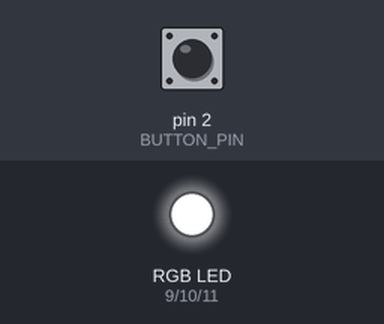
The sketch below on a simulated Arduino Nano, built with avr-gcc and run on an emulated ATmega328P. Parts: an RGB LED mixed from three pins (HIGH = lit). The inputs (shaded band) are chosen by the test bench; at power-on: pin 2 (BUTTON_PIN) HIGH.

Above: at 1.2 s.
1.3 s: pin 2 (BUTTON_PIN) pulled LOW for 0.15 s
At 1.4 s:
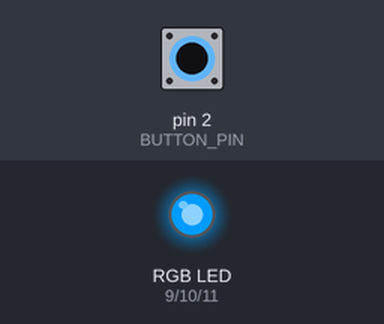
At 1.9 s:
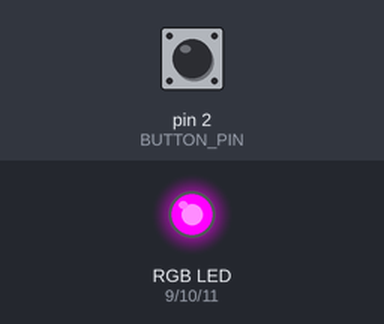
4.4 s: pin 2 (BUTTON_PIN) pulled LOW for 1 s
At 9.8 s:
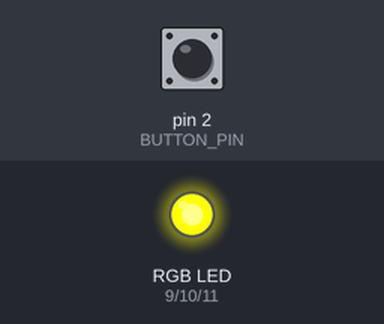
14.4 s: pin 2 (BUTTON_PIN) pulled LOW for 0.15 s
Timing chart, 0 to 32.9 s (numbered marks = the images above; inputs shaded):
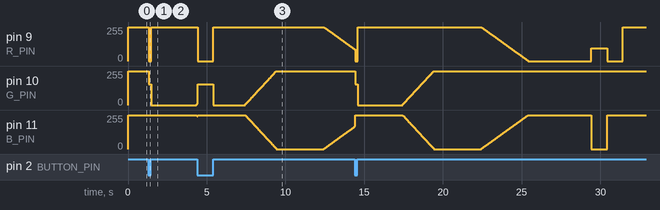

The sketch:

arduino_HW2.ino.ino
```cpp
/*
  Arduino Nano 情緒表達裝置
  共陽 RGB LED + 按鈕

  R = D9
  G = D10
  B = D11
  Button = D2
  按鈕另一端接 GND
*/

// ===== 腳位設定 =====
const int R_PIN = 9;
const int G_PIN = 10;
const int B_PIN = 11;
const int BUTTON_PIN = 2;

// ===== 時間設定 =====
const unsigned long DEBOUNCE_TIME = 30;
const unsigned long CALM_TIME = 3000;
const unsigned long SAD_FADE_TIME = 2000;
const unsigned long SAD_TIME = 3000;
const unsigned long ANGRY_FADE_TIME = 3000;
const unsigned long ANGRY_TIME = 3000;
const unsigned long FLASH_TIME = 1000;
const unsigned long TOTAL_FLASH_TIME = 3000;
const unsigned long SPECIAL_COLOR_TIMEOUT = 5000;

// ===== 情緒狀態 =====
enum EmotionState {
  IDLE,
  CALM,
  SAD_FADE,
  SAD,
  ANGRY_FADE,
  ANGRY,
  FLASH
};

EmotionState state = IDLE;

unsigned long stateStartTime = 0;
unsigned long lastPressTime = 0;

// ===== 按鈕變數 =====
int buttonReading = HIGH;
int stableButtonState = HIGH;
int lastButtonReading = HIGH;

unsigned long debounceStartTime = 0;

bool buttonIsPressed = false;
bool newPress = false;

// ===== 按鈕次數 =====
int pressCount = 0;

// ===== 顏色設定 =====
struct Color {
  int r;
  int g;
  int b;
};

const Color OFF_COLOR    = {0, 0, 0};
const Color GREEN_COLOR  = {0, 255, 0};
const Color BLUE_COLOR   = {0, 0, 255};
const Color RED_COLOR    = {255, 0, 0};
const Color PURPLE_COLOR = {160, 0, 255};
const Color ORANGE_COLOR = {255, 100, 0};
const Color YELLOW_COLOR = {255, 255, 0};
const Color WHITE_COLOR  = {255, 255, 255};

// ===== LED 顏色輸出：共陽 LED =====
void setColor(Color c) {
  analogWrite(R_PIN, 255 - constrain(c.r, 0, 255));
  analogWrite(G_PIN, 255 - constrain(c.g, 0, 255));
  analogWrite(B_PIN, 255 - constrain(c.b, 0, 255));
}

// ===== 顏色漸變 =====
Color fadeColor(
  Color from,
  Color to,
  unsigned long elapsed,
  unsigned long duration
) {
  if (elapsed >= duration) {
    return to;
  }

  float progress = (float)elapsed / duration;

  Color result;
  result.r = from.r + (to.r - from.r) * progress;
  result.g = from.g + (to.g - from.g) * progress;
  result.b = from.b + (to.b - from.b) * progress;

  return result;
}

// ===== 根據按鈕次數取得顏色 =====
Color getDisplayColor(Color moodColor) {
  if (pressCount > 30) {
    return WHITE_COLOR;
  }

  if (pressCount > 20) {
    return PURPLE_COLOR;
  }

  if (pressCount > 10) {
    return YELLOW_COLOR;
  }

  return moodColor;
}

// ===== 判斷是否正在顯示特殊次數顏色 =====
bool isSpecialColorActive() {
  return pressCount > 10;
}

// ===== 切換情緒狀態 =====
void changeState(EmotionState newState) {
  state = newState;
  stateStartTime = millis();
}

// ===== 按鈕按下事件 =====
void handleButtonPress() {
  pressCount++;
  lastPressTime = millis();

  // 每次按下都重新回到平靜狀態
  changeState(CALM);
}

// ===== 按鈕防彈跳 =====
void readButton() {
  newPress = false;

  buttonReading = digitalRead(BUTTON_PIN);

  if (buttonReading != lastButtonReading) {
    debounceStartTime = millis();
  }

  if (millis() - debounceStartTime >= DEBOUNCE_TIME) {
    if (buttonReading != stableButtonState) {
      stableButtonState = buttonReading;

      if (stableButtonState == LOW) {
        buttonIsPressed = true;
        newPress = true;
      } else {
        buttonIsPressed = false;
      }
    }
  }

  lastButtonReading = buttonReading;
}

// ===== 初始化 =====
void setup() {
  pinMode(R_PIN, OUTPUT);
  pinMode(G_PIN, OUTPUT);
  pinMode(B_PIN, OUTPUT);

  pinMode(BUTTON_PIN, INPUT_PULLUP);

  setColor(OFF_COLOR);
}

// ===== 主程式 =====
void loop() {
  unsigned long now = millis();

  // 1. 偵測按鈕
  readButton();

  // 2. 有新按下事件就更新次數與情緒
  if (newPress) {
    handleButtonPress();
  }

  now = millis();

  // 3. 黃、紫、白燈：5 秒沒有新按下事件就回到綠燈
  if (
    isSpecialColorActive() &&
    !buttonIsPressed &&
    now - lastPressTime >= SPECIAL_COLOR_TIMEOUT
  ) {
    pressCount = 0;
    changeState(CALM);
  }

  unsigned long elapsed = now - stateStartTime;

  // 4. 情緒狀態機
  Color emotionColor = OFF_COLOR;

  switch (state) {

    // 初始：熄燈
    case IDLE:
      emotionColor = OFF_COLOR;
      break;

    // 平靜：綠燈 3 秒
    case CALM:
      emotionColor = GREEN_COLOR;

      if (elapsed >= CALM_TIME) {
        changeState(SAD_FADE);
      }
      break;

    // 難過：綠色漸變藍色，2 秒
    case SAD_FADE:
      emotionColor = fadeColor(
        GREEN_COLOR,
        BLUE_COLOR,
        elapsed,
        SAD_FADE_TIME
      );

      if (elapsed >= SAD_FADE_TIME) {
        changeState(SAD);
      }
      break;

    // 藍燈維持 3 秒
    case SAD:
      emotionColor = BLUE_COLOR;

      if (elapsed >= SAD_TIME) {
        changeState(ANGRY_FADE);
      }
      break;

    // 生氣：藍色漸變紅色，3 秒
    case ANGRY_FADE:
      emotionColor = fadeColor(
        BLUE_COLOR,
        RED_COLOR,
        elapsed,
        ANGRY_FADE_TIME
      );

      if (elapsed >= ANGRY_FADE_TIME) {
        changeState(ANGRY);
      }
      break;

    // 紅燈維持 3 秒
    case ANGRY:
      emotionColor = RED_COLOR;

      if (elapsed >= ANGRY_TIME) {
        changeState(FLASH);
      }
      break;

    // 紅、紫交替，共 3 秒
    case FLASH:
      if (elapsed >= TOTAL_FLASH_TIME) {
        pressCount = 0;
        changeState(IDLE);
        emotionColor = OFF_COLOR;
      } else {
        unsigned long phase = (elapsed / FLASH_TIME) % 2;

        if (phase == 0) {
          emotionColor = RED_COLOR;
        } else {
          emotionColor = PURPLE_COLOR;
        }
      }
      break;
  }

  // 5. 顯示顏色
  // 按住按鈕時，橘燈優先
  if (buttonIsPressed && state != IDLE) {
    setColor(ORANGE_COLOR);
  } else if (state == IDLE) {
    setColor(OFF_COLOR);
  } else {
    setColor(getDisplayColor(emotionColor));
  }
}
```

Measured:
- after the input at 1.3 s, pin 9 (R_PIN): 255/255 → 0/255 at once, → 255/255 0.15 s later; pin 10 (G_PIN): 255/255 → 155/255 at once, → 0/255 0.15 s later, → 8/255 2.9 s later; pin 11 (B_PIN): 255/255 → 248/255 after 3.0 s
